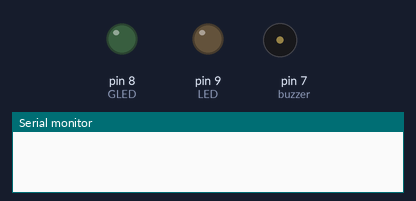
Bench run of a sketch on a simulated Arduino Uno, built with avr-gcc and run on an emulated ATmega328P. Parts: output pins drawn as LEDs (lit = HIGH), buzzer (waves = sounding), the last lines printed to the serial monitor. Dashed ring = blinking. At 10.0 s the program stops and its outputs stay as they are.

Above: at 0.5 s.
At 1.2 s:
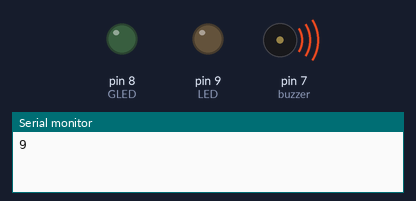
At 2.7 s:
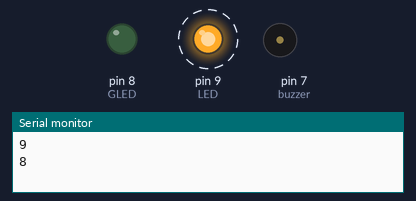
At 4.2 s:
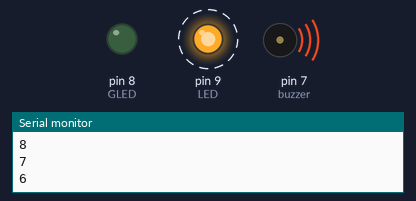
Timing chart, 0 to 4.6 s (numbered marks = the images above):
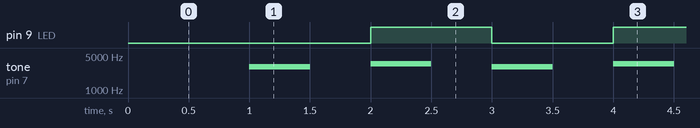

Measured:
- by itself, pin 9 (LED): alternates HIGH for 1.0 s and LOW for 1.0 s
- by itself, tone on pin 7 (buzzer): repeats every 2.0 s: silent 0.50 s, 3500 Hz 0.50 s, silent 0.50 s, 3000 Hz 0.50 s

The sketch:

Millis_Counter.ino
```cpp
//@Nikhil MIshra

unsigned long previousMillis;
unsigned long startMillis;
unsigned long currentMillis;
unsigned long time_interval = 1000;
int counter = 0;

#define mos 2
#define pushbutton 5
#define buzzer 7
#define LED 9 // Red Light
#define GLED 8

void setup()
{
  Serial.begin(9600);

  pinMode(LED, OUTPUT);
  pinMode(GLED, OUTPUT);
}

void loop()
{
  unsigned long time_interval = 1000;
  int i;

  currentMillis = millis();

  if (currentMillis - previousMillis >= (time_interval))
  {
    previousMillis = currentMillis;
    counter++;

    //Launch Sequence Starts
    if (counter == 0)
    {
      Serial.println("Starting a 10 second Timer!");
      Serial.println(10 - counter);
      tone(buzzer, 2500, 500);
      digitalWrite(LED, HIGH);
    }
    else if (counter % 2 == 0)
    {
      //If even
      digitalWrite(LED, HIGH);
      Serial.println(10 - counter);
      tone(buzzer, 3500, 500);
    }
    else
    {
      digitalWrite(LED, LOW);
      Serial.println(10 - counter);
      tone(buzzer, 3000, 500);
    }
  }

    if (counter >= 10)
    {
      Serial.println("LAUNCH OFF");
      tone(buzzer, 4500, 2000);
      digitalWrite(LED, HIGH);
      while (1);
    }
}
```
